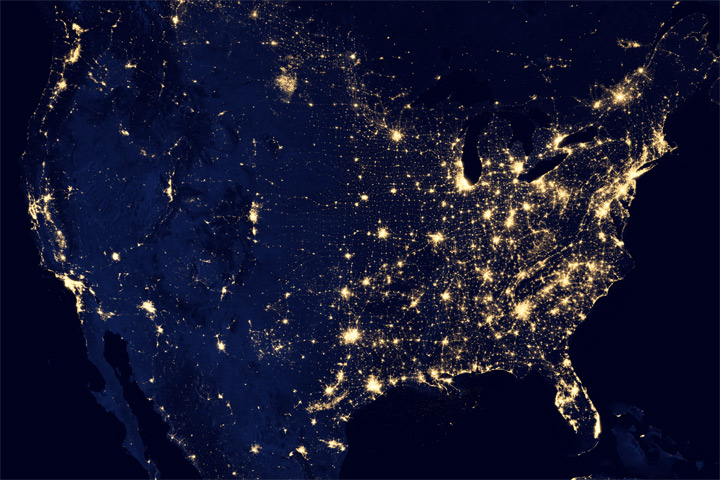
#> input picture src/zombie/usa_density.jpg, 720 x 480 px
$ python zombie.py   (older library calls are emulated)
#> lines starting #> are read from the running program, lines starting #| are printed output that depends on the picture
'''
Animating zombie cataclysm in America.

Motivated by Brad Pitt's movie "World War Z" and Zulko's blog post:

"http://zulko.github.io/blog/2014/11/29/data-animations-with-python-and-moviepy/"

The model is basically a slightly changed reaction-diffusion process,
the tricky part is how to lay the zombie's density map on top of the
population density map.

The code is not well-structured since I just want a single animation.

For windows users you should manually set 'PROGRAM' to be the path
to your ffmpeg binaries.
'''
import subprocess
import glob
import os
import numpy as np
import matplotlib.pyplot as plt
from scipy.ndimage.filters import convolve
from PIL import Image
from tqdm import tqdm


PROGRAM = 'ffmpeg'

INFECTION_SPEED = 0.2
TURNING_SPEED = 0.5
DIFFUSION_SPEED = [0, 0.3, 0.12]
KERNEL =  np.array([[0, 1, 0],
                    [1, -4, 1],
                    [0, 1, 0]]) /4.0


def infect(HIZ):
    human, infected, zombie = HIZ
    bitten = INFECTION_SPEED * human * zombie
    turned = TURNING_SPEED * infected
    return np.array([-bitten, bitten-turned, turned])


def conv(mat):
    return convolve(mat, KERNEL, mode='constant', cval=0)


def diffuse(HIZ):
    return np.array([conv(mat) * speed for mat, speed in zip(HIZ, DIFFUSION_SPEED)])


def update(HIZ):
    HIZ += infect(HIZ)
    HIZ += diffuse(HIZ)
    return HIZ


usa_density = Image.open('usa_density.jpg').resize((600, 400))
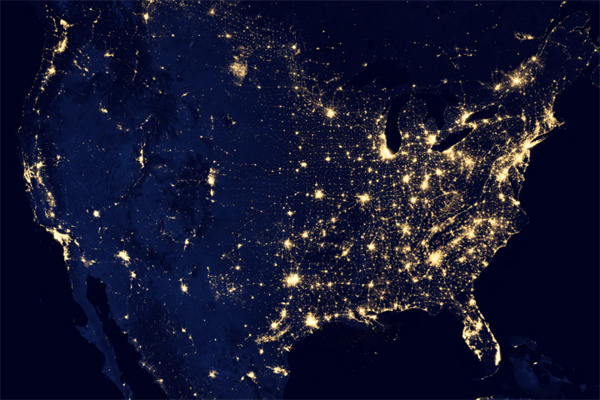
#> usa_density: PIL image 600x400 RGB; mean R, G, B 20.9, 22.5, 48
usa_color = np.array(usa_density).astype(np.float)/255
usa_gray = np.array(usa_density.convert('L')).astype(np.float)/255
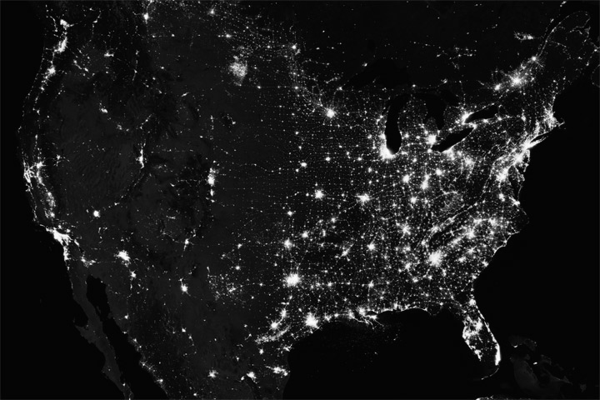
#> usa_gray: shape (400, 600) float64; min 0.00392, max 0.996, mean 0.098

HIZ = np.zeros((3,) + usa_gray.shape)
HIZ[0] = usa_gray
HIZ[1, 160, 512] = 1.0
M = np.zeros_like(usa_gray)

days = 280
fig = plt.figure(figsize=(6, 4), dpi=100)
ax = fig.add_axes([0, 0, 1, 1], aspect=1)

for i in tqdm(range(days*24)):
    HIZ = update(HIZ)
    if (i % 24 == 0):
        ax.clear()
        ax.axis('off')
        I, Z = HIZ[1:]
        img = np.dstack((Z**0.1, I**0.2, M, Z**0.2))
        ax.imshow(usa_color, cmap='Greys_r', interpolation='nearest')
        ax.imshow(img, interpolation='nearest')
#> (the run stopped early here; a loop or call above may not have finished)
